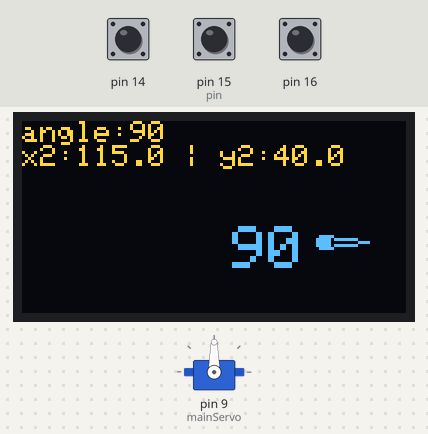
Simulated run of this sketch. Board: Arduino Uno, built with avr-gcc and run on an emulated ATmega328P. On the bench: 128×64 one-colour display, servo. Inputs (shaded band) come from the test bench; at power-on: pin 15 (pin) HIGH, pin 16 HIGH, pin 14 HIGH. The OLED is the two-colour kind (top 16 rows yellow); what the sketch prints to the serial monitor is not drawn.

Above: at 1.2 s.
1.3 s: pin 15 (pin) pulled LOW for 1 s
At 3.0 s:
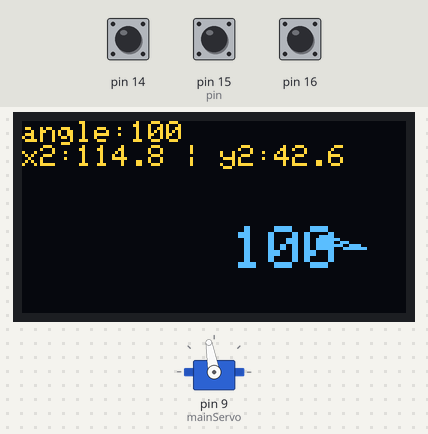
3.8 s: pin 16 pulled LOW for 3.2 s
At 7.9 s:
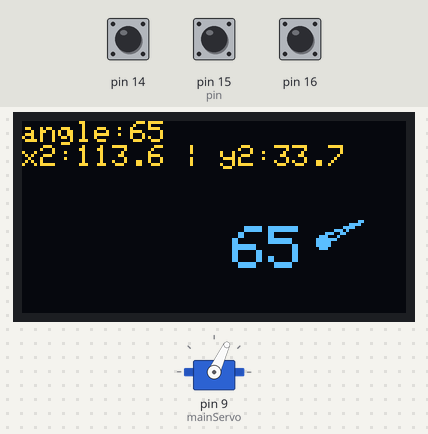
8.5 s: pin 16 pulled LOW for 1 s
At 9.7 s:
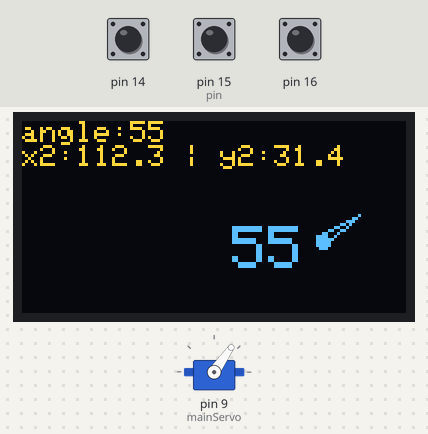
11.0 s: pin 16 pulled LOW for 3.2 s
At 14.6 s:
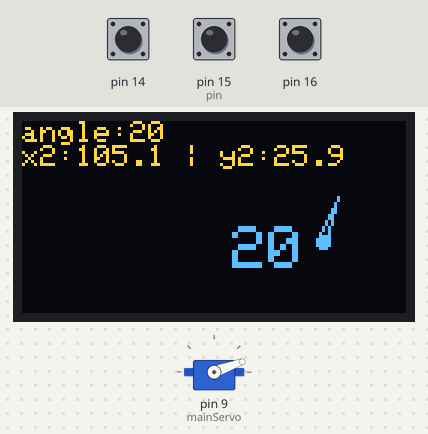
15.7 s: pin 16 pulled LOW for 1 s
At 17.6 s:
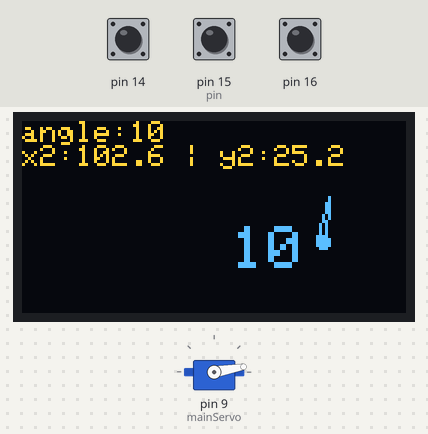
18.2 s: pin 16 pulled LOW for 3.2 s
At 22.5 s:
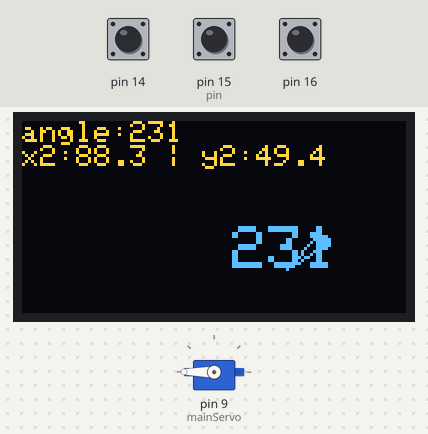
Timing chart, 0 to 23.9 s (numbered marks = the images above; inputs shaded):
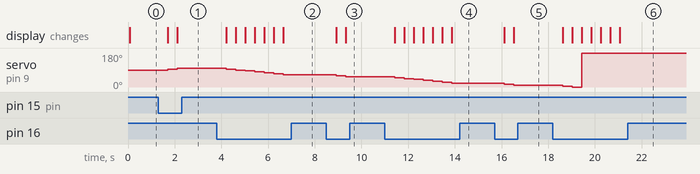

Measured:
- after the input at 1.3 s, servo on pin 9 (mainServo): 90° → 95° after 0.41 s, → 100° 0.41 s later; the display: first changes after 0.41 s (image 1 shows a later state)
- after the input at 3.8 s, servo on pin 9 (mainServo): moves from 100° to 65° over 2.4 s, starting after 0.42 s; the display: first changes after 0.42 s (image 2 shows a later state)
- after the input at 8.5 s, servo on pin 9 (mainServo): 65° → 60° after 0.41 s, → 55° 0.41 s later; the display: first changes after 0.41 s (image 3 shows a later state)
- after the input at 11.0 s, servo on pin 9 (mainServo): moves from 55° to 20° over 2.4 s, starting after 0.42 s; the display: first changes after 0.42 s (image 4 shows a later state)
- after the input at 15.7 s, servo on pin 9 (mainServo): 20° → 15° after 0.41 s, → 10° 0.41 s later; the display: first changes after 0.41 s (image 5 shows a later state)
- after the input at 18.2 s, servo on pin 9 (mainServo): 10° → 5° after 0.42 s, → 0° 0.41 s later, → 180° 0.41 s later; the display: first changes after 0.42 s (image 6 shows a later state)

The sketch:

servoCTL.ino
```cpp
/*!
*  This is just a simple take on a servo tester, my goal is to slowly replace the arduino functions with
*  AVR C, this is just one big learning tool.
*
*/

#include <SPI.h>
#include <Wire.h>
#include <Adafruit_GFX.h>
#include <Adafruit_SSD1306.h>
#include <Servo.h>
#define SCREEN_WIDTH 128 // OLED display width, in pixels
#define SCREEN_HEIGHT 64 // OLED display height, in pixels
#define SCREEN_ADDRESS 0x3C ///< See datasheet for Address; 0x3D for 128x64, 0x3C for 128x32
#define OLED_RESET     4 // Reset pin # (or -1 if sharing Arduino reset pin)
Adafruit_SSD1306 display(SCREEN_WIDTH, SCREEN_HEIGHT, &Wire, OLED_RESET);

uint8_t angle = 90; /*! unsigned int storing the current angle of the servo*/

int debounce = 5; /*! unsigned int. debounce value*/

/*!
* The button, I might typedef this...
* \param pin the pin which the button is attached to.
* \param value the current debounce check value.
* \param state the state of the button.
* \param nxt_pntr pointer to the next button in the list.
* \param function takes a function pointer to the function the button triggers.
*/
struct button{
  char pin;
  uint8_t value;
  bool state;
  int nxt_pntr;
  void (*function)();
};

struct button up_button;
struct button select_button;
struct button down_button;

int up_button_function(){
    angle+=5;
    up_button.value = 0;
}
int select_button_function(){
    angle = 90;
    select_button.value = 0;
}
int down_button_function(){
    angle-=5;
    down_button.value = 0;
}
Servo mainServo;
void display_status(){
  display.setTextSize(1);      // Normal 1:1 pixel scale
  display.setTextColor(SSD1306_WHITE); // Draw white text
  display.setCursor(0, 0);     // Start at top-left corner
  display.cp437(true);         // Use full 256 char 'Code Page 437' font
  char stats[255];
  sprintf(stats, "angle:%u",angle);
  display.print(stats);
}
void display_angle(uint8_t angle){
  display.setTextSize(2);      // Normal 1:1 pixel scale
  display.setTextColor(SSD1306_WHITE); // Draw white text
  display.setCursor(70, 35);     // Start at top-left corner
  display.cp437(true);         // Use full 256 char 'Code Page 437' font
  //char stats[255];
  //sprintf(stats, "angle:%u",angle);
  display.print(angle);
  int x1 = 100;
  int y1 = 40;
  display.fillCircle(x1, y1, 2, SSD1306_WHITE);
  double x2 = x1 + (15 * cos((angle+270)*PI/180));
  double y2 = y1 + (15 * sin((angle+270)*PI/180));
  //display.drawLine(x1, y1, x2, y2, SSD1306_WHITE);
  display.drawTriangle(
    x1 + (2 * cos((angle)*PI/180)),
    y1 + (2 * sin((angle)*PI/180)),
    x1 + (2 * cos((angle+180)*PI/180)),
    y1 + (2 * sin((angle+180)*PI/180)),
    x2,
    y2,
    SSD1306_WHITE);
  display.setTextSize(1);      // Normal 1:1 pixel scale
  display.setTextColor(SSD1306_WHITE); // Draw white text
  display.setCursor(0, 8);     // Start at top-left corner
  display.cp437(true);         // Use full 256 char 'Code Page 437' font
  char info[255];
  char _x2[20];
  dtostrf(x2, 4, 1, _x2);
  char _y2[20];
  dtostrf(y2, 4, 1, _y2);
  sprintf(info, "x2:%s | y2:%s", _x2, _y2);
  display.println(info);
}
void poll_buttons(){
  struct button *buttons = &up_button;
  Serial.println("polling buttons");
  int test = buttons;
  Serial.println(test);
    while(buttons != NULL){
      Serial.println("ohaithar");
      int pin = buttons->pin;
      Serial.println(pin);
        if(digitalRead(buttons->pin) == LOW){
            buttons->value ++;
        }else{
            buttons->value = 0;
        }
        int DB = buttons->value;
        Serial.println(DB);
        if(buttons->value >= debounce){
            Serial.println("DOIN THE THING!!!!!");
            buttons->function();
        }
        buttons = buttons->nxt_pntr;
    }
}
void setup() {
  Serial.begin(9600);

  up_button.pin = 15;
  up_button.value = 0;
  up_button.state = 1;
  up_button.nxt_pntr = &select_button;
  up_button.function = &up_button_function;
  select_button.pin = 14;
  select_button.value = 0;
  select_button.state = 1;
  select_button.nxt_pntr = &down_button;
  select_button.function = &select_button_function;
  down_button.pin = 16;
  down_button.value = 0;
  down_button.state = 1;
  down_button.nxt_pntr = NULL;
  down_button.function = &down_button_function;

  pinMode(up_button.pin, INPUT_PULLUP);
  pinMode(select_button.pin, INPUT_PULLUP);
  pinMode(down_button.pin, INPUT_PULLUP);

  // put your setup code here, to run once:

  // SSD1306_SWITCHCAPVCC = generate display voltage from 3.3V internally
  if(!display.begin(SSD1306_SWITCHCAPVCC, SCREEN_ADDRESS)) {
    Serial.println(F("SSD1306 allocation failed"));
    for(;;); // Don't proceed, loop forever
  }
  // Clear the buffer
  display.clearDisplay();

  mainServo.attach(9);

}

void loop() {
  poll_buttons();
  display.clearDisplay();
  display_status();
  display_angle(angle);
  display.display();
  mainServo.write(angle);
//  delay(2000);
}
```
